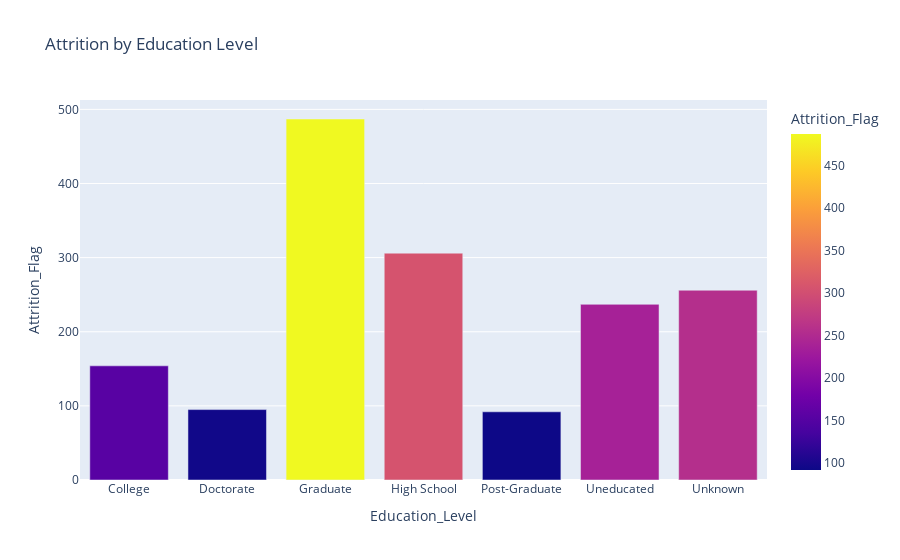

Notebook code cell kept with this figure:
### Code cell
import plotly.express as px




# Create a bar chart
fig = px.bar(
    edudist,
    x='Education_Level',
    y='Attrition_Flag',
    color='Attrition_Flag',
    barmode='group',
    title='Attrition by Education Level'
    
)


fig.show()

### Figure 1 — Plotly figure (JSON) as saved in the notebook; plotly's stock layout.template omitted (floating-point values rounded to 4 significant figures)
{"data": [{"alignmentgroup": "True", "hovertemplate": "Education_Level=%{x}<br>Attrition_Flag=%{marker.color}<extra></extra>", "legendgroup": "", "marker": {"color": [154, 95, 487, 306, 92, 237, 256], "coloraxis": "coloraxis", "pattern": {"shape": ""}}, "name": "", "offsetgroup": "", "orientation": "v", "showlegend": false, "textposition": "auto", "type": "bar", "x": ["College", "Doctorate", "Graduate", "High School", "Post-Graduate", "Uneducated", "Unknown"], "xaxis": "x", "y": [154, 95, 487, 306, 92, 237, 256], "yaxis": "y"}], "layout": {"barmode": "group", "coloraxis": {"colorbar": {"title": {"text": "Attrition_Flag"}}, "colorscale": [[0, "#0d0887"], [0.1111, "#46039f"], [0.2222, "#7201a8"], [0.3333, "#9c179e"], [0.4444, "#bd3786"], [0.5556, "#d8576b"], [0.6667, "#ed7953"], [0.7778, "#fb9f3a"], [0.8889, "#fdca26"], [1, "#f0f921"]]}, "legend": {"tracegroupgap": 0}, "title": {"text": "Attrition by Education Level"}, "xaxis": {"anchor": "y", "domain": [0, 1], "title": {"text": "Education_Level"}}, "yaxis": {"anchor": "x", "domain": [0, 1], "title": {"text": "Attrition_Flag"}}}}
